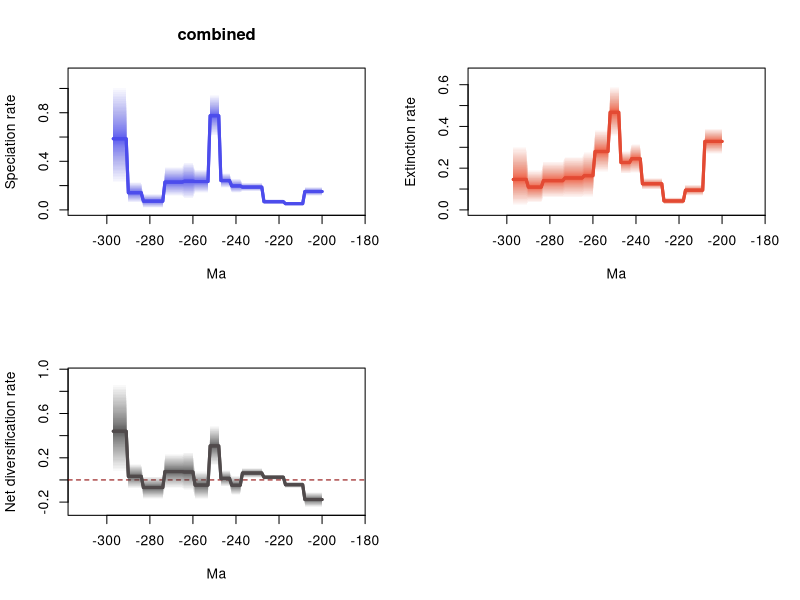

Write R code to recreate this figure.
# 1 files combined:
# 	C:\Users\SimoesLabAdmin\Documents\BDNN_Arielli\reptilia\mcmc_fixshift_no_predictors\D_mcmc/combined_10_marginal_rates.log

# 95% HPDs calculated using code from Biopy (https://www.cs.auckland.ac.nz/~yhel002/biopy/)

pdf(file='C:/Users/SimoesLabAdmin/Documents/BDNN_Arielli/reptilia/mcmc_fixshift_no_predictors/D_mcmc/combined_10_marginal_rates_RTT.pdf',width=10.8, height=8.4)
par(mfrow=c(2,2))
library(scales)
plot_RTT <- function (age,hpd_M,hpd_m,mean_m,color){
    N=100
    beta=(1:(N-1))/N
    alpha_shape=0.25
    cat=1-(beta^(1./alpha_shape))
    for (i in 1:(N-1)){
        trans= 1/N + 2/N
        polygon(c(age, rev(age)), c(hpd_M-((hpd_M-mean_m)*cat[i]), rev(hpd_m+((mean_m-hpd_m)*cat[i]))), col = alpha(color,trans), border = NA)
    }
    lines(rev(age), rev(mean_m), col = color, lwd=3)
}
    
L_hpd_m95=c(NA, NA,NA,NA,NA,NA,NA,NA,NA,NA,NA,NA,NA,NA,NA,NA,NA,NA,NA,NA,NA,NA,NA,NA,NA,NA,NA,NA,NA,NA,NA,NA,NA,NA,NA,NA,NA,NA,NA,NA,NA,NA,NA,NA,NA,NA,NA,NA,NA,NA,NA,NA,NA,NA,NA,NA,NA,NA,NA,NA,NA,NA,NA,NA,NA,NA,NA,NA,NA,NA,NA,NA,NA,NA,NA,NA,NA,NA,NA,NA,NA,NA,NA,NA,NA,NA,NA,NA,NA,NA,NA,NA,NA,NA,NA,NA,NA,NA,NA,NA,NA,NA,NA,NA,NA,NA,NA,NA,NA,NA,NA,NA,NA,NA,NA,NA,NA,NA,NA,NA,NA,NA,NA,NA,NA,NA,NA,NA,NA,NA,NA,NA,NA,NA,NA,NA,NA,NA,NA,NA,NA,NA,NA,NA,NA,NA,NA,NA,NA,NA,NA,NA,NA,NA,NA,NA,NA,NA,NA,NA,NA,NA,NA,NA,NA,NA,NA,NA,NA,NA,NA,NA,NA,NA,NA,NA,NA,NA,NA,NA,NA,NA,NA,NA,NA,NA,NA,NA,NA,NA,NA,NA,NA,NA,NA,NA,NA,NA,NA,NA,0.114994,0.114994,0.114994,0.114994,0.114994,0.114994,0.114994,0.114994,0.114994,0.033474,0.033474,0.033474,0.033474,0.033474,0.033474,0.033474,0.033474,0.033474,0.046121,0.046121,0.046121,0.046121,0.046121,0.046121,0.046121,0.046121,0.046121,0.046121,0.152609,0.152609,0.152609,0.152609,0.152609,0.152609,0.152609,0.152609,0.152609,0.152609,0.139653,0.139653,0.139653,0.139653,0.139653,0.181072,0.181072,0.181072,0.181072,0.181072,0.606852,0.606852,0.606852,0.606852,0.606852,0.136972,0.136972,0.136972,0.136972,0.136972,0.136972,0.136972,0.089169,0.089169,0.089169,0.089169,0.089169,0.110491,0.110491,0.110491,0.110491,0.110491,0.110491,0.110491,0.110491,0.110491,0.015348,0.015348,0.015348,0.015348,0.015348,0.015348,0.015348,0.015348,0.015348,0.015348,0.057541,0.057541,0.057541,0.057541,0.057541,0.057541,0.057541,0.212008,0.212008,0.212008,0.212008,0.212008,0.212008,0.212008)
L_hpd_M95=c(NA, NA,NA,NA,NA,NA,NA,NA,NA,NA,NA,NA,NA,NA,NA,NA,NA,NA,NA,NA,NA,NA,NA,NA,NA,NA,NA,NA,NA,NA,NA,NA,NA,NA,NA,NA,NA,NA,NA,NA,NA,NA,NA,NA,NA,NA,NA,NA,NA,NA,NA,NA,NA,NA,NA,NA,NA,NA,NA,NA,NA,NA,NA,NA,NA,NA,NA,NA,NA,NA,NA,NA,NA,NA,NA,NA,NA,NA,NA,NA,NA,NA,NA,NA,NA,NA,NA,NA,NA,NA,NA,NA,NA,NA,NA,NA,NA,NA,NA,NA,NA,NA,NA,NA,NA,NA,NA,NA,NA,NA,NA,NA,NA,NA,NA,NA,NA,NA,NA,NA,NA,NA,NA,NA,NA,NA,NA,NA,NA,NA,NA,NA,NA,NA,NA,NA,NA,NA,NA,NA,NA,NA,NA,NA,NA,NA,NA,NA,NA,NA,NA,NA,NA,NA,NA,NA,NA,NA,NA,NA,NA,NA,NA,NA,NA,NA,NA,NA,NA,NA,NA,NA,NA,NA,NA,NA,NA,NA,NA,NA,NA,NA,NA,NA,NA,NA,NA,NA,NA,NA,NA,NA,NA,NA,NA,NA,NA,NA,NA,NA,0.189141,0.189141,0.189141,0.189141,0.189141,0.189141,0.189141,0.189141,0.189141,0.069574,0.069574,0.069574,0.069574,0.069574,0.069574,0.069574,0.069574,0.069574,0.088657,0.088657,0.088657,0.088657,0.088657,0.088657,0.088657,0.088657,0.088657,0.088657,0.224674,0.224674,0.224674,0.224674,0.224674,0.224674,0.224674,0.224674,0.224674,0.224674,0.257379,0.257379,0.257379,0.257379,0.257379,0.303106,0.303106,0.303106,0.303106,0.303106,0.951545,0.951545,0.951545,0.951545,0.951545,0.333101,0.333101,0.333101,0.333101,0.333101,0.333101,0.333101,0.395803,0.395803,0.395803,0.395803,0.395803,0.357951,0.357951,0.357951,0.357951,0.357951,0.357951,0.357951,0.357951,0.357951,0.13264,0.13264,0.13264,0.13264,0.13264,0.13264,0.13264,0.13264,0.13264,0.13264,0.231432,0.231432,0.231432,0.231432,0.231432,0.231432,0.231432,1.020888,1.020888,1.020888,1.020888,1.020888,1.020888,1.020888)
M_hpd_m95=c(NA, NA,NA,NA,NA,NA,NA,NA,NA,NA,NA,NA,NA,NA,NA,NA,NA,NA,NA,NA,NA,NA,NA,NA,NA,NA,NA,NA,NA,NA,NA,NA,NA,NA,NA,NA,NA,NA,NA,NA,NA,NA,NA,NA,NA,NA,NA,NA,NA,NA,NA,NA,NA,NA,NA,NA,NA,NA,NA,NA,NA,NA,NA,NA,NA,NA,NA,NA,NA,NA,NA,NA,NA,NA,NA,NA,NA,NA,NA,NA,NA,NA,NA,NA,NA,NA,NA,NA,NA,NA,NA,NA,NA,NA,NA,NA,NA,NA,NA,NA,NA,NA,NA,NA,NA,NA,NA,NA,NA,NA,NA,NA,NA,NA,NA,NA,NA,NA,NA,NA,NA,NA,NA,NA,NA,NA,NA,NA,NA,NA,NA,NA,NA,NA,NA,NA,NA,NA,NA,NA,NA,NA,NA,NA,NA,NA,NA,NA,NA,NA,NA,NA,NA,NA,NA,NA,NA,NA,NA,NA,NA,NA,NA,NA,NA,NA,NA,NA,NA,NA,NA,NA,NA,NA,NA,NA,NA,NA,NA,NA,NA,NA,NA,NA,NA,NA,NA,NA,NA,NA,NA,NA,NA,NA,NA,NA,NA,NA,NA,NA,0.266444,0.266444,0.266444,0.266444,0.266444,0.266444,0.266444,0.266444,0.266444,0.067035,0.067035,0.067035,0.067035,0.067035,0.067035,0.067035,0.067035,0.067035,0.025482,0.025482,0.025482,0.025482,0.025482,0.025482,0.025482,0.025482,0.025482,0.025482,0.097251,0.097251,0.097251,0.097251,0.097251,0.097251,0.097251,0.097251,0.097251,0.097251,0.174707,0.174707,0.174707,0.174707,0.174707,0.172917,0.172917,0.172917,0.172917,0.172917,0.347579,0.347579,0.347579,0.347579,0.347579,0.179302,0.179302,0.179302,0.179302,0.179302,0.179302,0.179302,0.058298,0.058298,0.058298,0.058298,0.058298,0.056564,0.056564,0.056564,0.056564,0.056564,0.056564,0.056564,0.056564,0.056564,0.056263,0.056263,0.056263,0.056263,0.056263,0.056263,0.056263,0.056263,0.056263,0.056263,0.033415,0.033415,0.033415,0.033415,0.033415,0.033415,0.033415,0.018107,0.018107,0.018107,0.018107,0.018107,0.018107,0.018107)
M_hpd_M95=c(NA, NA,NA,NA,NA,NA,NA,NA,NA,NA,NA,NA,NA,NA,NA,NA,NA,NA,NA,NA,NA,NA,NA,NA,NA,NA,NA,NA,NA,NA,NA,NA,NA,NA,NA,NA,NA,NA,NA,NA,NA,NA,NA,NA,NA,NA,NA,NA,NA,NA,NA,NA,NA,NA,NA,NA,NA,NA,NA,NA,NA,NA,NA,NA,NA,NA,NA,NA,NA,NA,NA,NA,NA,NA,NA,NA,NA,NA,NA,NA,NA,NA,NA,NA,NA,NA,NA,NA,NA,NA,NA,NA,NA,NA,NA,NA,NA,NA,NA,NA,NA,NA,NA,NA,NA,NA,NA,NA,NA,NA,NA,NA,NA,NA,NA,NA,NA,NA,NA,NA,NA,NA,NA,NA,NA,NA,NA,NA,NA,NA,NA,NA,NA,NA,NA,NA,NA,NA,NA,NA,NA,NA,NA,NA,NA,NA,NA,NA,NA,NA,NA,NA,NA,NA,NA,NA,NA,NA,NA,NA,NA,NA,NA,NA,NA,NA,NA,NA,NA,NA,NA,NA,NA,NA,NA,NA,NA,NA,NA,NA,NA,NA,NA,NA,NA,NA,NA,NA,NA,NA,NA,NA,NA,NA,NA,NA,NA,NA,NA,NA,0.392508,0.392508,0.392508,0.392508,0.392508,0.392508,0.392508,0.392508,0.392508,0.121397,0.121397,0.121397,0.121397,0.121397,0.121397,0.121397,0.121397,0.121397,0.060656,0.060656,0.060656,0.060656,0.060656,0.060656,0.060656,0.060656,0.060656,0.060656,0.153565,0.153565,0.153565,0.153565,0.153565,0.153565,0.153565,0.153565,0.153565,0.153565,0.317308,0.317308,0.317308,0.317308,0.317308,0.282132,0.282132,0.282132,0.282132,0.282132,0.594192,0.594192,0.594192,0.594192,0.594192,0.387325,0.387325,0.387325,0.387325,0.387325,0.387325,0.387325,0.280056,0.280056,0.280056,0.280056,0.280056,0.259211,0.259211,0.259211,0.259211,0.259211,0.259211,0.259211,0.259211,0.259211,0.234882,0.234882,0.234882,0.234882,0.234882,0.234882,0.234882,0.234882,0.234882,0.234882,0.192177,0.192177,0.192177,0.192177,0.192177,0.192177,0.192177,0.309768,0.309768,0.309768,0.309768,0.309768,0.309768,0.309768)
R_hpd_m95=c(NA, NA,NA,NA,NA,NA,NA,NA,NA,NA,NA,NA,NA,NA,NA,NA,NA,NA,NA,NA,NA,NA,NA,NA,NA,NA,NA,NA,NA,NA,NA,NA,NA,NA,NA,NA,NA,NA,NA,NA,NA,NA,NA,NA,NA,NA,NA,NA,NA,NA,NA,NA,NA,NA,NA,NA,NA,NA,NA,NA,NA,NA,NA,NA,NA,NA,NA,NA,NA,NA,NA,NA,NA,NA,NA,NA,NA,NA,NA,NA,NA,NA,NA,NA,NA,NA,NA,NA,NA,NA,NA,NA,NA,NA,NA,NA,NA,NA,NA,NA,NA,NA,NA,NA,NA,NA,NA,NA,NA,NA,NA,NA,NA,NA,NA,NA,NA,NA,NA,NA,NA,NA,NA,NA,NA,NA,NA,NA,NA,NA,NA,NA,NA,NA,NA,NA,NA,NA,NA,NA,NA,NA,NA,NA,NA,NA,NA,NA,NA,NA,NA,NA,NA,NA,NA,NA,NA,NA,NA,NA,NA,NA,NA,NA,NA,NA,NA,NA,NA,NA,NA,NA,NA,NA,NA,NA,NA,NA,NA,NA,NA,NA,NA,NA,NA,NA,NA,NA,NA,NA,NA,NA,NA,NA,NA,NA,NA,NA,NA,NA,-0.245767,-0.245767,-0.245767,-0.245767,-0.245767,-0.245767,-0.245767,-0.245767,-0.245767,-0.071773,-0.071773,-0.071773,-0.071773,-0.071773,-0.071773,-0.071773,-0.071773,-0.071773,0.000982,0.000982,0.000982,0.000982,0.000982,0.000982,0.000982,0.000982,0.000982,0.000982,0.017191,0.017191,0.017191,0.017191,0.017191,0.017191,0.017191,0.017191,0.017191,0.017191,-0.137092,-0.137092,-0.137092,-0.137092,-0.137092,-0.059507,-0.059507,-0.059507,-0.059507,-0.059507,0.127017,0.127017,0.127017,0.127017,0.127017,-0.175252,-0.175252,-0.175252,-0.175252,-0.175252,-0.175252,-0.175252,-0.095712,-0.095712,-0.095712,-0.095712,-0.095712,-0.078147,-0.078147,-0.078147,-0.078147,-0.078147,-0.078147,-0.078147,-0.078147,-0.078147,-0.173051,-0.173051,-0.173051,-0.173051,-0.173051,-0.173051,-0.173051,-0.173051,-0.173051,-0.173051,-0.078221,-0.078221,-0.078221,-0.078221,-0.078221,-0.078221,-0.078221,0.066983,0.066983,0.066983,0.066983,0.066983,0.066983,0.066983)
R_hpd_M95=c(NA, NA,NA,NA,NA,NA,NA,NA,NA,NA,NA,NA,NA,NA,NA,NA,NA,NA,NA,NA,NA,NA,NA,NA,NA,NA,NA,NA,NA,NA,NA,NA,NA,NA,NA,NA,NA,NA,NA,NA,NA,NA,NA,NA,NA,NA,NA,NA,NA,NA,NA,NA,NA,NA,NA,NA,NA,NA,NA,NA,NA,NA,NA,NA,NA,NA,NA,NA,NA,NA,NA,NA,NA,NA,NA,NA,NA,NA,NA,NA,NA,NA,NA,NA,NA,NA,NA,NA,NA,NA,NA,NA,NA,NA,NA,NA,NA,NA,NA,NA,NA,NA,NA,NA,NA,NA,NA,NA,NA,NA,NA,NA,NA,NA,NA,NA,NA,NA,NA,NA,NA,NA,NA,NA,NA,NA,NA,NA,NA,NA,NA,NA,NA,NA,NA,NA,NA,NA,NA,NA,NA,NA,NA,NA,NA,NA,NA,NA,NA,NA,NA,NA,NA,NA,NA,NA,NA,NA,NA,NA,NA,NA,NA,NA,NA,NA,NA,NA,NA,NA,NA,NA,NA,NA,NA,NA,NA,NA,NA,NA,NA,NA,NA,NA,NA,NA,NA,NA,NA,NA,NA,NA,NA,NA,NA,NA,NA,NA,NA,NA,-0.108956,-0.108956,-0.108956,-0.108956,-0.108956,-0.108956,-0.108956,-0.108956,-0.108956,-0.014287,-0.014287,-0.014287,-0.014287,-0.014287,-0.014287,-0.014287,-0.014287,-0.014287,0.048329,0.048329,0.048329,0.048329,0.048329,0.048329,0.048329,0.048329,0.048329,0.048329,0.106874,0.106874,0.106874,0.106874,0.106874,0.106874,0.106874,0.106874,0.106874,0.106874,0.039836,0.039836,0.039836,0.039836,0.039836,0.089449,0.089449,0.089449,0.089449,0.089449,0.491442,0.491442,0.491442,0.491442,0.491442,0.08185,0.08185,0.08185,0.08185,0.08185,0.08185,0.08185,0.254135,0.254135,0.254135,0.254135,0.254135,0.236419,0.236419,0.236419,0.236419,0.236419,0.236419,0.236419,0.236419,0.236419,0.034041,0.034041,0.034041,0.034041,0.034041,0.034041,0.034041,0.034041,0.034041,0.034041,0.146114,0.146114,0.146114,0.146114,0.146114,0.146114,0.146114,0.873557,0.873557,0.873557,0.873557,0.873557,0.873557,0.873557)
L_mean=c(NA, NA,NA,NA,NA,NA,NA,NA,NA,NA,NA,NA,NA,NA,NA,NA,NA,NA,NA,NA,NA,NA,NA,NA,NA,NA,NA,NA,NA,NA,NA,NA,NA,NA,NA,NA,NA,NA,NA,NA,NA,NA,NA,NA,NA,NA,NA,NA,NA,NA,NA,NA,NA,NA,NA,NA,NA,NA,NA,NA,NA,NA,NA,NA,NA,NA,NA,NA,NA,NA,NA,NA,NA,NA,NA,NA,NA,NA,NA,NA,NA,NA,NA,NA,NA,NA,NA,NA,NA,NA,NA,NA,NA,NA,NA,NA,NA,NA,NA,NA,NA,NA,NA,NA,NA,NA,NA,NA,NA,NA,NA,NA,NA,NA,NA,NA,NA,NA,NA,NA,NA,NA,NA,NA,NA,NA,NA,NA,NA,NA,NA,NA,NA,NA,NA,NA,NA,NA,NA,NA,NA,NA,NA,NA,NA,NA,NA,NA,NA,NA,NA,NA,NA,NA,NA,NA,NA,NA,NA,NA,NA,NA,NA,NA,NA,NA,NA,NA,NA,NA,NA,NA,NA,NA,NA,NA,NA,NA,NA,NA,NA,NA,NA,NA,NA,NA,NA,NA,NA,NA,NA,NA,NA,NA,NA,NA,NA,NA,NA,NA,0.151330238655556,0.151330238655556,0.151330238655556,0.151330238655556,0.151330238655556,0.151330238655556,0.151330238655556,0.151330238655556,0.151330238655556,0.0512139904,0.0512139904,0.0512139904,0.0512139904,0.0512139904,0.0512139904,0.0512139904,0.0512139904,0.0512139904,0.067545195233333,0.067545195233333,0.067545195233333,0.067545195233333,0.067545195233333,0.067545195233333,0.067545195233333,0.067545195233333,0.067545195233333,0.067545195233333,0.187672389244444,0.187672389244444,0.187672389244444,0.187672389244444,0.187672389244444,0.187672389244444,0.187672389244444,0.187672389244444,0.187672389244444,0.187672389244444,0.197644816633333,0.197644816633333,0.197644816633333,0.197644816633333,0.197644816633333,0.2411908275,0.2411908275,0.2411908275,0.2411908275,0.2411908275,0.775297504,0.775297504,0.775297504,0.775297504,0.775297504,0.233464674177778,0.233464674177778,0.233464674177778,0.233464674177778,0.233464674177778,0.233464674177778,0.233464674177778,0.235823171044444,0.235823171044444,0.235823171044444,0.235823171044444,0.235823171044444,0.228914010355556,0.228914010355556,0.228914010355556,0.228914010355556,0.228914010355556,0.228914010355556,0.228914010355556,0.228914010355556,0.228914010355556,0.071749242466667,0.071749242466667,0.071749242466667,0.071749242466667,0.071749242466667,0.071749242466667,0.071749242466667,0.071749242466667,0.071749242466667,0.071749242466667,0.141282295644444,0.141282295644444,0.141282295644444,0.141282295644444,0.141282295644444,0.141282295644444,0.141282295644444,0.585857482055556,0.585857482055556,0.585857482055556,0.585857482055556,0.585857482055556,0.585857482055556,0.585857482055556)
M_mean=c(NA, NA,NA,NA,NA,NA,NA,NA,NA,NA,NA,NA,NA,NA,NA,NA,NA,NA,NA,NA,NA,NA,NA,NA,NA,NA,NA,NA,NA,NA,NA,NA,NA,NA,NA,NA,NA,NA,NA,NA,NA,NA,NA,NA,NA,NA,NA,NA,NA,NA,NA,NA,NA,NA,NA,NA,NA,NA,NA,NA,NA,NA,NA,NA,NA,NA,NA,NA,NA,NA,NA,NA,NA,NA,NA,NA,NA,NA,NA,NA,NA,NA,NA,NA,NA,NA,NA,NA,NA,NA,NA,NA,NA,NA,NA,NA,NA,NA,NA,NA,NA,NA,NA,NA,NA,NA,NA,NA,NA,NA,NA,NA,NA,NA,NA,NA,NA,NA,NA,NA,NA,NA,NA,NA,NA,NA,NA,NA,NA,NA,NA,NA,NA,NA,NA,NA,NA,NA,NA,NA,NA,NA,NA,NA,NA,NA,NA,NA,NA,NA,NA,NA,NA,NA,NA,NA,NA,NA,NA,NA,NA,NA,NA,NA,NA,NA,NA,NA,NA,NA,NA,NA,NA,NA,NA,NA,NA,NA,NA,NA,NA,NA,NA,NA,NA,NA,NA,NA,NA,NA,NA,NA,NA,NA,NA,NA,NA,NA,NA,NA,0.328131380822222,0.328131380822222,0.328131380822222,0.328131380822222,0.328131380822222,0.328131380822222,0.328131380822222,0.328131380822222,0.328131380822222,0.094444743022222,0.094444743022222,0.094444743022222,0.094444743022222,0.094444743022222,0.094444743022222,0.094444743022222,0.094444743022222,0.094444743022222,0.042855392788889,0.042855392788889,0.042855392788889,0.042855392788889,0.042855392788889,0.042855392788889,0.042855392788889,0.042855392788889,0.042855392788889,0.042855392788889,0.1251095134,0.1251095134,0.1251095134,0.1251095134,0.1251095134,0.1251095134,0.1251095134,0.1251095134,0.1251095134,0.1251095134,0.2454266431,0.2454266431,0.2454266431,0.2454266431,0.2454266431,0.227031193711111,0.227031193711111,0.227031193711111,0.227031193711111,0.227031193711111,0.467839329033333,0.467839329033333,0.467839329033333,0.467839329033333,0.467839329033333,0.279892344955556,0.279892344955556,0.279892344955556,0.279892344955556,0.279892344955556,0.279892344955556,0.279892344955556,0.164054551122222,0.164054551122222,0.164054551122222,0.164054551122222,0.164054551122222,0.153096309088889,0.153096309088889,0.153096309088889,0.153096309088889,0.153096309088889,0.153096309088889,0.153096309088889,0.153096309088889,0.153096309088889,0.140174235122222,0.140174235122222,0.140174235122222,0.140174235122222,0.140174235122222,0.140174235122222,0.140174235122222,0.140174235122222,0.140174235122222,0.140174235122222,0.109193183133333,0.109193183133333,0.109193183133333,0.109193183133333,0.109193183133333,0.109193183133333,0.109193183133333,0.145943641166667,0.145943641166667,0.145943641166667,0.145943641166667,0.145943641166667,0.145943641166667,0.145943641166667)
R_mean=c(NA, NA,NA,NA,NA,NA,NA,NA,NA,NA,NA,NA,NA,NA,NA,NA,NA,NA,NA,NA,NA,NA,NA,NA,NA,NA,NA,NA,NA,NA,NA,NA,NA,NA,NA,NA,NA,NA,NA,NA,NA,NA,NA,NA,NA,NA,NA,NA,NA,NA,NA,NA,NA,NA,NA,NA,NA,NA,NA,NA,NA,NA,NA,NA,NA,NA,NA,NA,NA,NA,NA,NA,NA,NA,NA,NA,NA,NA,NA,NA,NA,NA,NA,NA,NA,NA,NA,NA,NA,NA,NA,NA,NA,NA,NA,NA,NA,NA,NA,NA,NA,NA,NA,NA,NA,NA,NA,NA,NA,NA,NA,NA,NA,NA,NA,NA,NA,NA,NA,NA,NA,NA,NA,NA,NA,NA,NA,NA,NA,NA,NA,NA,NA,NA,NA,NA,NA,NA,NA,NA,NA,NA,NA,NA,NA,NA,NA,NA,NA,NA,NA,NA,NA,NA,NA,NA,NA,NA,NA,NA,NA,NA,NA,NA,NA,NA,NA,NA,NA,NA,NA,NA,NA,NA,NA,NA,NA,NA,NA,NA,NA,NA,NA,NA,NA,NA,NA,NA,NA,NA,NA,NA,NA,NA,NA,NA,NA,NA,NA,NA,-0.1768011409,-0.1768011409,-0.1768011409,-0.1768011409,-0.1768011409,-0.1768011409,-0.1768011409,-0.1768011409,-0.1768011409,-0.043230755155556,-0.043230755155556,-0.043230755155556,-0.043230755155556,-0.043230755155556,-0.043230755155556,-0.043230755155556,-0.043230755155556,-0.043230755155556,0.024689801488889,0.024689801488889,0.024689801488889,0.024689801488889,0.024689801488889,0.024689801488889,0.024689801488889,0.024689801488889,0.024689801488889,0.024689801488889,0.062562874988889,0.062562874988889,0.062562874988889,0.062562874988889,0.062562874988889,0.062562874988889,0.062562874988889,0.062562874988889,0.062562874988889,0.062562874988889,-0.047781829444444,-0.047781829444444,-0.047781829444444,-0.047781829444444,-0.047781829444444,0.014159632422222,0.014159632422222,0.014159632422222,0.014159632422222,0.014159632422222,0.307458172688889,0.307458172688889,0.307458172688889,0.307458172688889,0.307458172688889,-0.046427672311111,-0.046427672311111,-0.046427672311111,-0.046427672311111,-0.046427672311111,-0.046427672311111,-0.046427672311111,0.0717686202,0.0717686202,0.0717686202,0.0717686202,0.0717686202,0.075817701544444,0.075817701544444,0.075817701544444,0.075817701544444,0.075817701544444,0.075817701544444,0.075817701544444,0.075817701544444,0.075817701544444,-0.068424991188889,-0.068424991188889,-0.068424991188889,-0.068424991188889,-0.068424991188889,-0.068424991188889,-0.068424991188889,-0.068424991188889,-0.068424991188889,-0.068424991188889,0.032089112333333,0.032089112333333,0.032089112333333,0.032089112333333,0.032089112333333,0.032089112333333,0.032089112333333,0.4399138442,0.4399138442,0.4399138442,0.4399138442,0.4399138442,0.4399138442,0.4399138442)
trans=0.5
age=(0:(298-1))* -1
plot(age,age,type = 'n', ylim = c(0, 1.1229768000000002), xlim = c(-312.9,-185.1), ylab = 'Speciation rate', xlab = 'Ma',main='combined' )
plot_RTT(age,L_hpd_M95,L_hpd_m95,L_mean,"#4c4cec")
lines(rev(age), rev(L_mean), col = "#4c4cec", lwd=3)
plot(age,age,type = 'n', ylim = c(0, 0.6536112000000001), xlim = c(-312.9,-185.1), ylab = 'Extinction rate', xlab = 'Ma' )
plot_RTT(age,M_hpd_M95,M_hpd_m95,M_mean,"#e34a33")
lines(rev(age), rev(M_mean), col = "#e34a33", lwd=3)
plot(age,age,type = 'n', ylim = c(-0.2703437, 0.9609127000000001), xlim = c(-312.9,-185.1), ylab = 'Net diversification rate', xlab = 'Ma' )
abline(h=0,lty=2,col="darkred")
plot_RTT(age,R_hpd_M95,R_hpd_m95,R_mean,"#504A4B")
lines(rev(age), rev(R_mean), col = "#504A4B", lwd=3)
n <- dev.off()
